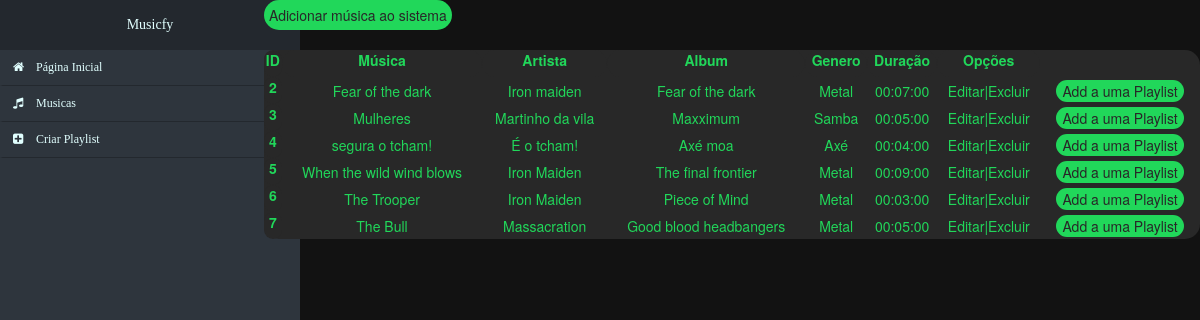
/musicas.php, run on the app's committed database.
### tables this page shows
CREATE TABLE `musica` (
  `id` int(11) NOT NULL,
  `nome` varchar(255) DEFAULT NULL,
  `autor` varchar(255) DEFAULT NULL,
  `album` varchar(255) DEFAULT NULL,
  `genero` varchar(255) DEFAULT NULL,
  `duracao` time DEFAULT NULL,
  `status` tinyint(1) DEFAULT NULL
);

### controller/funcoes.php (the view, shortened to what this page needs)
<?php
function musicas(){
	$conexao = new mysqli("localhost","root","","Musicfy");
	$sql = "SELECT * FROM musica WHERE status = '1'";
	$musica = $conexao->query($sql);
	if($musica->num_rows > 0){
?>
		<table>
			<tr>
				<th>ID</th>
				<th>Música</th>
				<th>Artista</th>
				<th>Album</th>
				<th>Genero</th>
				<th>Duração</th>
				<th>Opções</th>
			</tr>
<?php
		while($linha = $musica->fetch_assoc()){
?>
			<tr>
				<th><?php echo $linha['id']; ?></th>
				<td><a href="musica.php?id=<?php echo $linha['id']; ?>"><?php echo $linha['nome']; ?></a></td>
				<td><?php echo $linha['autor']; ?></td>
				<td><?php echo $linha['album']; ?></td>
				<td><?php echo $linha['genero']; ?></td>
				<td><?php echo $linha['duracao']; ?></td>
				<td><a href="controller/editar_musica.php?id=<?php echo $linha['id']; ?>">Editar</a>|<a href="controller/excluir_musica.php?id=<?php echo $linha['id']; ?>">Excluir</a></td>
				<td>
					<form action="controller/musica_playlist.php" method="POST">
						<input type="submit" value="Add a uma Playlist">
					</form>
				</td>
			</tr>
<?php
		}
		echo "</table>";
	}
	else "Não existem músicas registradas no sistema";
}
 ?>

### header.php (shortened to what this page needs)
<!DOCTYPE html>
<html>
<head>
	<link rel="stylesheet" type="text/css" href="style.css">
	<link rel="stylesheet" type="text/css" href="bootstrap/css/bootstrap.css">
	<link href="//maxcdn.bootstrapcdn.com/bootstrap/4.1.1/css/bootstrap.min.css" rel="stylesheet" id="bootstrap-css">
	<link href="//netdna.bootstrapcdn.com/bootstrap/3.2.0/css/bootstrap.min.css" rel="stylesheet" id="bootstrap-css">
	<link href="//maxcdn.bootstrapcdn.com/font-awesome/4.2.0/css/font-awesome.min.css" rel="stylesheet">
</head>
<body style="background-color: #121212">
	<div class="nav-side-menu">
    <div class="brand">Musicfy</div>
        <div class="menu-list">
            <ul id="menu-content" class="menu-content collapse out">
                <li>
                	<a href="index.php">
                  		<i class="fa fa-home" aria-hidden="true"></i> Página Inicial
                  	</a>
                </li>
                <li>
                	<a href="musicas.php">
                	  <i class="fa fa-music" aria-hidden="true"></i> Musicas
                	</a>
                </li>
                 <li>
                  <a href="criar_playlist.php">
                  <i class="fa fa-plus-square" aria-hidden="true"></i> Criar Playlist
                  </a>
                  </li>
            </ul>
     </div>
</div>

### musicas.php (shortened to what this page needs)
<?php
include 'header.php';
?>
<?php
include_once 'controller/funcoes.php';
?>
	<div style="margin-left: 22%; margin-top: 0%" id="page-wrapper">
    	<div class="row">
      		<div class="col-lg-12">
      			<form action="criar_musica.php" method="none">
					<button>Adicionar música ao sistema</button>
				</form><br>
<?php
musicas();
?>
			</div>
		</div>
	</div>
<?php
include 'footer.php';
?>

### footer.php
</body>
</html>

### style.css (style rules this page uses)
.nav-side-menu { overflow: auto; font-family: verdana; font-size: 12px; font-weight: 200; background-color: #2e353d; position: fixed; top: 0px; width: 300px; height: 100%; color: #e1ffff; }
.nav-side-menu .brand { background-color: #23282e; line-height: 50px; display: block; text-align: center; font-size: 14px; }
.nav-side-menu ul, .nav-side-menu li { list-style: none; padding: 0px; margin: 0px; line-height: 35px; cursor: pointer; }
.nav-side-menu li { padding-left: 0px; border-left: 3px solid #2e353d; border-bottom: 1px solid #23282e; }
.nav-side-menu li a { text-decoration: none; color: #e1ffff; }
.nav-side-menu li a i { padding-left: 10px; width: 20px; padding-right: 20px; }
@media (min-width: 767px) { .nav-side-menu .menu-list .menu-content { display: block; } }
body { margin: 0px; padding: 0px; }

### header.php (style rules this page uses)
table { width: 100%; color: #21d75a; background-color: #282828; border-radius: 15px; border-collapse: collapse; text-align: center; }
tr { border-radius: 15px; }
th { color: #21d75a; background-color: #282828; border-radius: 15px; border-collapse: collapse; text-align: center; padding-bottom: 7px; }
td a { color: #21d75a; }
td a:link { text-decoration: none; }
button { background-color: #21d75a; color: #282828; border-radius: 15px; border: none; padding: 5px; }
input[type=submit] { background-color: #21d75a; color: #282828; border-radius: 15px; border: none; }

### data on the page
musica: id "2", nome "Fear of the dark", autor "Iron maiden", album "Fear of the dark", genero "Metal", duracao "00:07:00"
musica: id "3", nome "Mulheres", autor "Martinho da vila", album "Maxximum", genero "Samba", duracao "00:05:00"
musica: id "4", nome "segura o tcham!", autor "É o tcham!", album "Axé moa", genero "Axé", duracao "00:04:00"
musica: id "5", nome "When the wild wind blows", autor "Iron Maiden", album "The final frontier", genero "Metal", duracao "00:09:00"
musica: id "6", nome "The Trooper", autor "Iron Maiden", album "Piece of Mind", genero "Metal", duracao "00:03:00"
musica: id "7", nome "The Bull", autor "Massacration", album "Good blood headbangers", genero "Metal", duracao "00:05:00"
